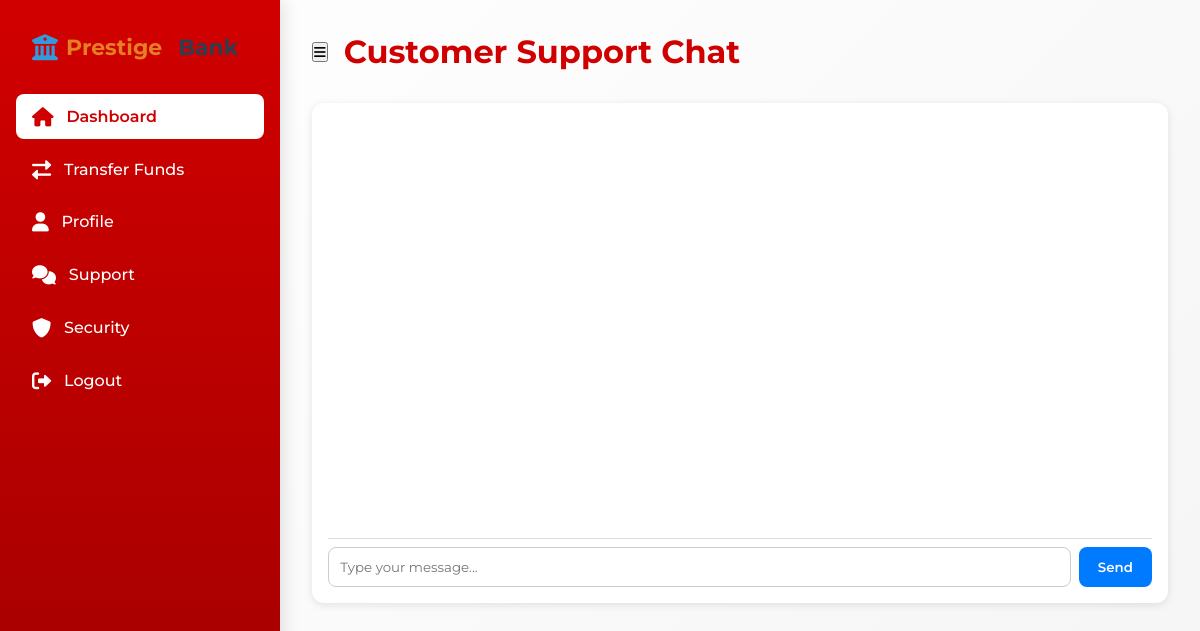
Before: /chat/ (signed in) with the older database file.
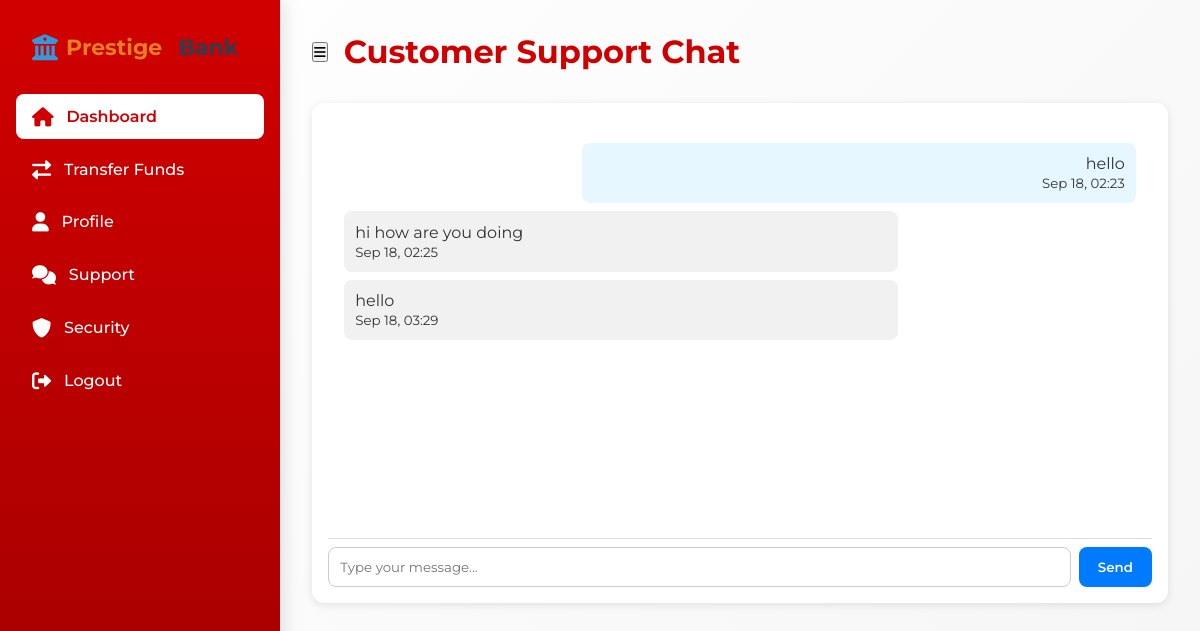
After: the same page with the newer database file.
### bank/models.py (models this page shows, shortened)
class ChatMessage(models.Model):
    SENDER_CHOICES = (
        ('customer', 'Customer'),
        ('support', 'Support'),
    )
    user = models.ForeignKey(User, on_delete=models.CASCADE, related_name="chat_messages")
    sender = models.CharField(max_length=10, choices=SENDER_CHOICES)
    message = models.TextField()
    timestamp = models.DateTimeField(auto_now_add=True)
    class Meta:
        ordering = ["timestamp"]

### bank/views.py (the view)
def chat_page(request):
    messages = ChatMessage.objects.filter(user=request.user)
    return render(request, "main/chat.html", {"messages": messages})

### templates/main/chat.html (shortened to what this page needs)
{% extends "main/base.html" %}
{% block content %}
<div class="main-content">
    <div class="header">
        <div style="display:flex; align-items:center; gap:1rem;">
            <button class="mobile-menu-toggle" id="menuToggle">
                <i class="fas fa-bars"></i>
            </button>
            <div class="page-title">Customer Support Chat</div>
        </div>
    </div>
    <div class="chat-container">
        <div id="chatBox" class="chat-box">
            {% for msg in messages %}
                <div class="chat-message {% if msg.sender == 'customer' %}customer{% else %}support{% endif %}">
                    <p>{{ msg.message }}</p>
                    <small>{{ msg.timestamp|date:"M d, H:i" }}</small>
                </div>
            {% endfor %}
        </div>
        <form method="POST" action="{% url 'send_message' %}" class="chat-form">
            <input type="text" name="message" placeholder="Type your message..." required>
            <button type="submit">Send</button>
        </form>
    </div>
</div>
{% endblock %}

Changed rows visible on the page:
added ChatMessage: message "hello", timestamp "Sep 18, 02:23", sender "customer" (drawn)
added ChatMessage: message "hi how are you doing", timestamp "Sep 18, 02:25"
added ChatMessage: message "hello", timestamp "Sep 18, 03:29"
